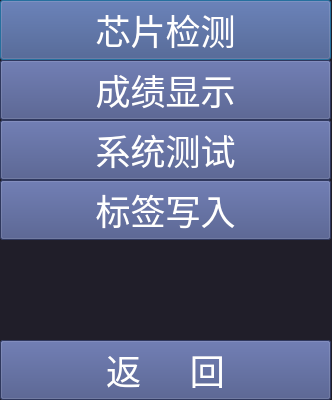
<?xml version="1.0" encoding="UTF-8"?>
<ui version="4.0">
 <class>functionDialog</class>
 <widget class="QDialog" name="functionDialog">
  <property name="geometry">
   <rect>
    <x>0</x>
    <y>0</y>
    <width>332</width>
    <height>400</height>
   </rect>
  </property>
  <property name="sizePolicy">
   <sizepolicy hsizetype="Fixed" vsizetype="Fixed">
    <horstretch>0</horstretch>
    <verstretch>0</verstretch>
   </sizepolicy>
  </property>
  <property name="windowTitle">
   <string>功能</string>
  </property>
  <property name="styleSheet">
   <string notr="true">background-color: rgb(32, 30, 41);</string>
  </property>
  <widget class="QPushButton" name="tagCheckBtn">
   <property name="geometry">
    <rect>
     <x>0</x>
     <y>0</y>
     <width>331</width>
     <height>60</height>
    </rect>
   </property>
   <property name="font">
    <font>
     <pointsize>26</pointsize>
     <weight>50</weight>
     <italic>false</italic>
     <bold>false</bold>
    </font>
   </property>
   <property name="focusPolicy">
    <enum>Qt::ClickFocus</enum>
   </property>
   <property name="styleSheet">
    <string notr="true">background-color: rgb(66, 79, 131);
color: rgb(255, 255, 255);</string>
   </property>
   <property name="text">
    <string>芯片检测</string>
   </property>
  </widget>
  <widget class="QPushButton" name="testButton">
   <property name="geometry">
    <rect>
     <x>0</x>
     <y>120</y>
     <width>331</width>
     <height>60</height>
    </rect>
   </property>
   <property name="font">
    <font>
     <pointsize>26</pointsize>
     <weight>50</weight>
     <italic>false</italic>
     <bold>false</bold>
    </font>
   </property>
   <property name="focusPolicy">
    <enum>Qt::ClickFocus</enum>
   </property>
   <property name="styleSheet">
    <string notr="true">background-color: rgb(66, 79, 131);
color: rgb(255, 255, 255);</string>
   </property>
   <property name="text">
    <string>系统测试</string>
   </property>
  </widget>
  <widget class="QPushButton" name="backButton">
   <property name="geometry">
    <rect>
     <x>0</x>
     <y>340</y>
     <width>331</width>
     <height>60</height>
    </rect>
   </property>
   <property name="font">
    <font>
     <pointsize>26</pointsize>
     <weight>50</weight>
     <italic>false</italic>
     <bold>false</bold>
    </font>
   </property>
   <property name="focusPolicy">
    <enum>Qt::ClickFocus</enum>
   </property>
   <property name="styleSheet">
    <string notr="true">background-color: rgb(66, 79, 131);
color: rgb(255, 255, 255);</string>
   </property>
   <property name="text">
    <string>返     回</string>
   </property>
  </widget>
  <widget class="QPushButton" name="timeResultDisplayBtn">
   <property name="geometry">
    <rect>
     <x>0</x>
     <y>60</y>
     <width>331</width>
     <height>60</height>
    </rect>
   </property>
   <property name="font">
    <font>
     <pointsize>26</pointsize>
     <weight>50</weight>
     <italic>false</italic>
     <bold>false</bold>
    </font>
   </property>
   <property name="focusPolicy">
    <enum>Qt::ClickFocus</enum>
   </property>
   <property name="styleSheet">
    <string notr="true">background-color: rgb(66, 79, 131);
color: rgb(255, 255, 255);</string>
   </property>
   <property name="text">
    <string>成绩显示</string>
   </property>
  </widget>
  <widget class="QPushButton" name="writeEpcButton">
   <property name="geometry">
    <rect>
     <x>0</x>
     <y>180</y>
     <width>331</width>
     <height>60</height>
    </rect>
   </property>
   <property name="font">
    <font>
     <pointsize>26</pointsize>
     <weight>50</weight>
     <italic>false</italic>
     <bold>false</bold>
    </font>
   </property>
   <property name="focusPolicy">
    <enum>Qt::ClickFocus</enum>
   </property>
   <property name="styleSheet">
    <string notr="true">background-color: rgb(66, 79, 131);
color: rgb(255, 255, 255);</string>
   </property>
   <property name="text">
    <string>标签写入</string>
   </property>
  </widget>
 </widget>
 <resources/>
 <connections>
  <connection>
   <sender>backButton</sender>
   <signal>clicked()</signal>
   <receiver>functionDialog</receiver>
   <slot>accept()</slot>
   <hints>
    <hint type="sourcelabel">
     <x>165</x>
     <y>369</y>
    </hint>
    <hint type="destinationlabel">
     <x>165</x>
     <y>199</y>
    </hint>
   </hints>
  </connection>
 </connections>
</ui>
